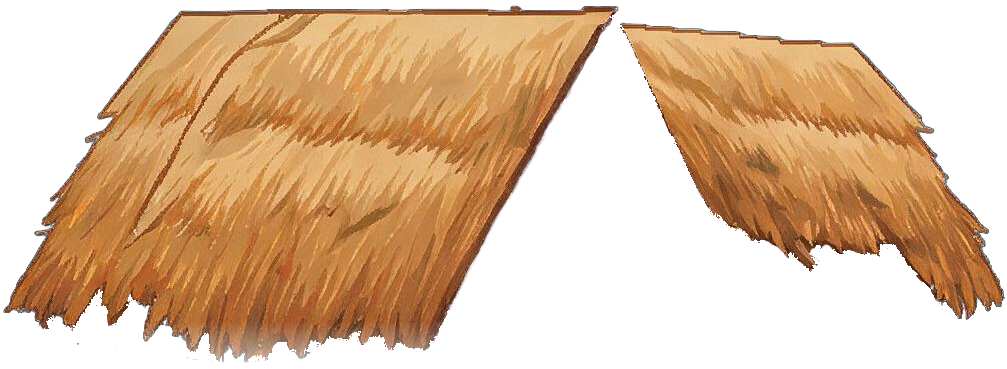
#> input picture stick-world/modules/old_buildings/assets/smithy_lv1_thatch.png, 1007 x 369 px, found by its file name
$ python filter_thatch_color.py
#> lines starting #> are read from the running program, lines starting #| are printed output that depends on the picture; after the words box and inside, x2 and y2 are one past the last pixel; in counts of white or black regions, pixels touching at a corner belong together
"""
smithy_lv1_thatch.png 后处理 — 去掉木架和黑色伪影

在 SAM mask 基础上做颜色过滤，只保留茅草色（H: 10-35, S: 25+, V: 40+）
"""

import os
import sys
from pathlib import Path

import numpy as np
from PIL import Image

SRC = Path(r"F:\VSCode\game-2\stick-world\modules\old_buildings\assets\smithy_lv1_thatch.png")
DST = SRC

# 茅草色 HSV 阈值 (PIL/Pillow 的 HSV 是 H: 0-255, S: 0-255, V: 0-255)
H_MIN, H_MAX = 25, 50       # 收紧到纯金黄区, 排除木架偏红棕
S_MIN = 40                  # 排除低饱和灰褐
V_MIN = 75                  # 排除暗色木架/阴影

# 也允许一些棕红色
ALLOW_BROWN_H = (160, 30)   # 棕红范围 (HSV 环形: 160-180 + 0-30)


def is_thatch_color(rgb_uint8: np.ndarray) -> np.ndarray:
    """返回符合茅草色范围的 bool mask (H, W)。"""
    hsv = np.array(
        Image.fromarray(rgb_uint8).convert("HSV"),
        dtype=np.int32,
    )
    h, s, v = hsv[..., 0], hsv[..., 1], hsv[..., 2]

    return (
        (s >= S_MIN) &
        (v >= V_MIN) &
        (
            ((h >= H_MIN) & (h <= H_MAX)) |  # 主金黄区
            ((h >= ALLOW_BROWN_H[0]) | (h <= ALLOW_BROWN_H[1]))  # 棕红边界
        )
    )


def main() -> int:
    if not SRC.exists():
        print(f"[ERR] 源文件不存在: {SRC}", file=sys.stderr)
        return 1

    print(f"[INFO] 读取: {SRC.name}")
    img = Image.open(SRC).convert("RGBA")
#> img is the input picture: PIL image 1007x369 RGBA; mean R, G, B, A 131.9, 90.2, 53.3, 138.6
    arr = np.array(img)
    h, w, _ = arr.shape
#> h = 369; w = 1007
    print(f"[INFO] 尺寸: {w}x{h}")
#| [INFO] 尺寸: 1007x369

    # 当前 alpha 通道
    alpha = arr[..., 3]
    # RGB
    rgb = arr[..., :3]

    # 在现有 mask 区域里过滤颜色
    is_thatch = is_thatch_color(rgb)
#> in is_thatch_color, `hsv = np.array( Image.fromarray(rgb_uint8).convert("HSV"), dtype=np.in..`:
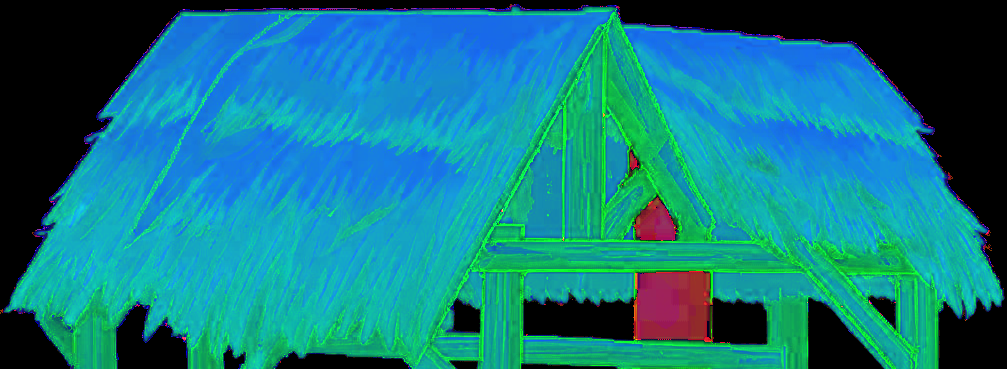
#> hsv: shape (369, 1007, 3) int32; mean R, G, B 17.5, 120.5, 132
#> in is_thatch_color, `h, s, v = hsv[..., 0], hsv[..., 1], hsv[..., 2]`:
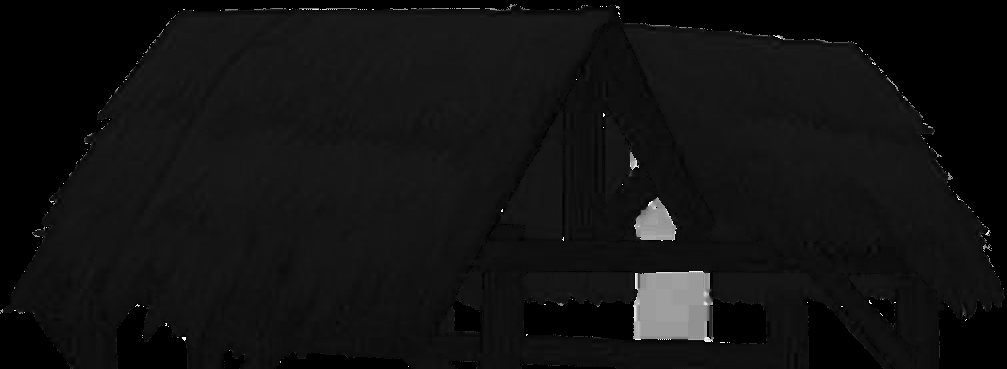
#> h: shape (369, 1007) int32; min 0, max 254, mean 17.5
#> in is_thatch_color, `h, s, v = hsv[..., 0], hsv[..., 1], hsv[..., 2]`:
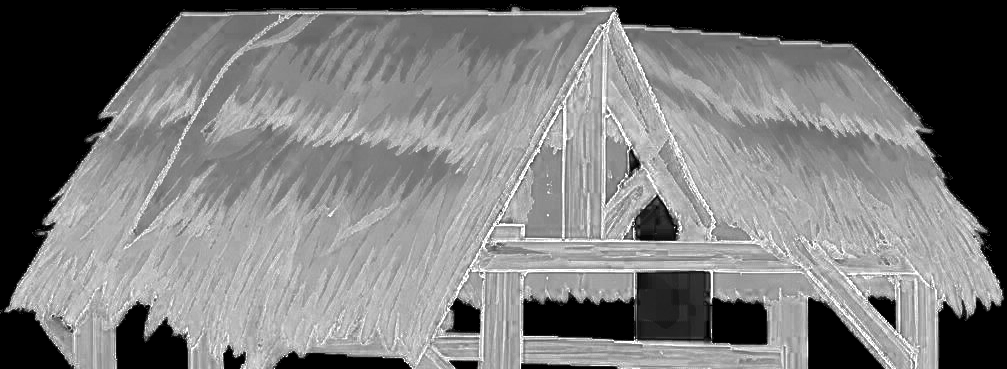
#> s: shape (369, 1007) int32; min 0, max 255, mean 120.5
#> in is_thatch_color, `h, s, v = hsv[..., 0], hsv[..., 1], hsv[..., 2]`:
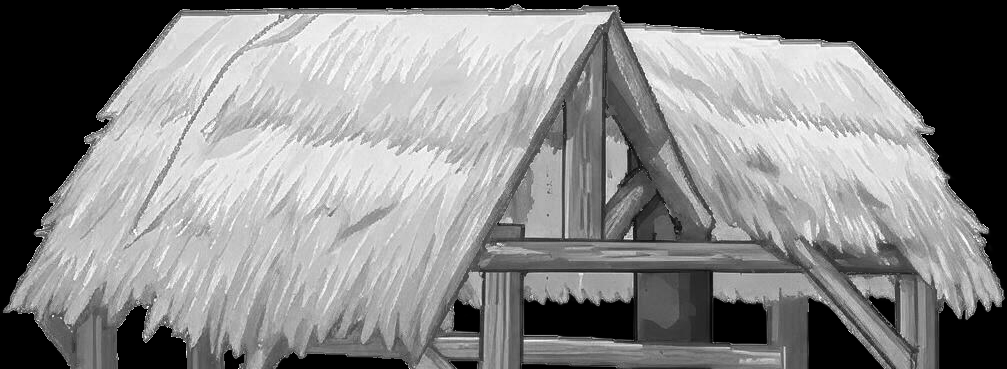
#> v: shape (369, 1007) int32; min 0, max 255, mean 132
#> in is_thatch_color, `return ( (s >= S_MIN) & (v >= V_MIN) & ( ((h >= H_MIN) & (h <= H_MAX)) |`:
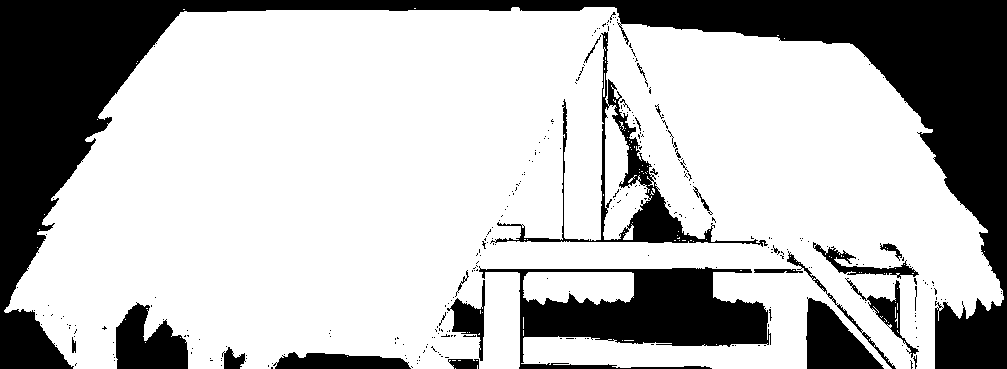
#> returned value: shape (369, 1007) bool; 72.2% white; 301 black regions (273 under 20 px), largest, box (x1, y1, x2, y2) and area: (0, 0, 1007, 369) 70550, (479, 266, 771, 369) 14088, (490, 32, 768, 247) 5050
    new_alpha = np.where(is_thatch, alpha, 0).astype(np.uint8)

    # 清理孤立小点 (小于 100 像素的连通域直接干掉)
    from scipy import ndimage
    labels, num = ndimage.label(new_alpha > 0)
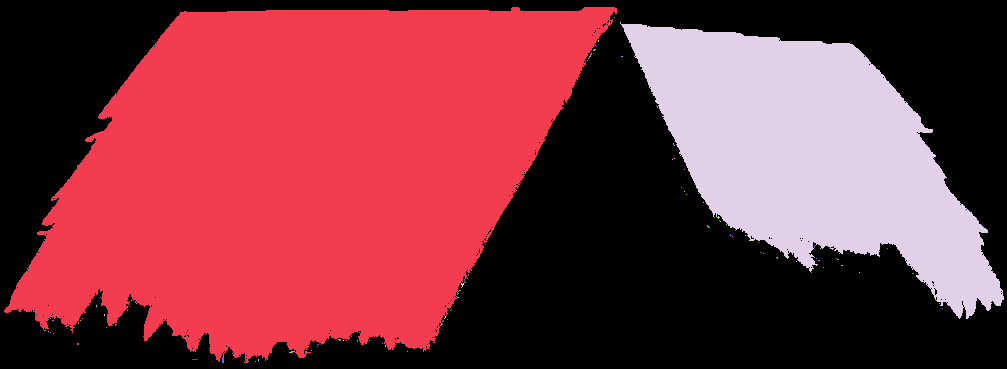
#> labels: shape (369, 1007) int32; 124 distinct labels, from 0 to 123; one colour per label, 0 black
#> num = 123
    sizes = ndimage.sum(new_alpha > 0, labels, range(1, num + 1))
#> sizes = 123 values, max 144748 at index 0, min 1 at index 1, mean 1645.9
    keep_mask = np.zeros_like(new_alpha, dtype=bool)
    for i, size in enumerate(sizes):
        if size >= 100:  # 至少 100 像素
            keep_mask |= (labels == (i + 1))
#> this loop made 123 passes
#> size on passes 1 to 12: 144748, 1, 2, 57477, 2, 1, 1, 4, 7, 2, 1, 1
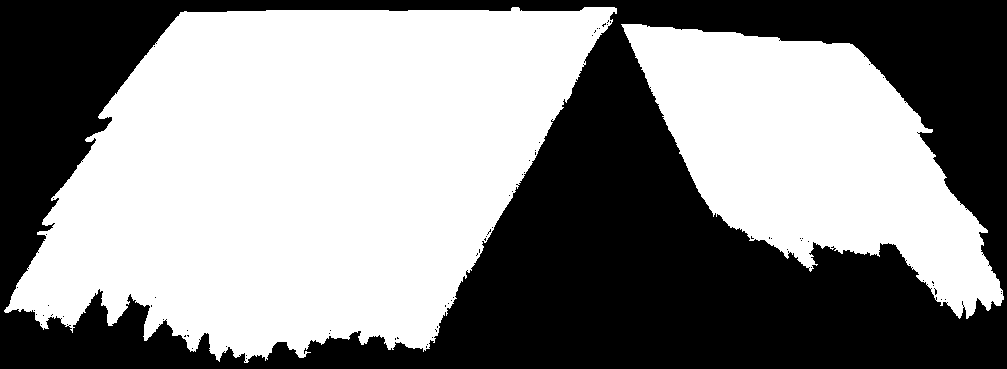
#> keep_mask: shape (369, 1007) bool; 54.4% white; 78 black regions (77 under 20 px), largest, box (x1, y1, x2, y2) and area: (0, 0, 1007, 369) 169222
    new_alpha = np.where(keep_mask, new_alpha, 0).astype(np.uint8)

    arr[..., 3] = new_alpha
    out = Image.fromarray(arr)

    out.save(DST, "PNG")
    print(f"[OK]  写入: {DST.name}  (前景像素: {int((new_alpha>0).sum()):,})")
#| [OK]  写入: F:\VSCode\game-2\stick-world\modules\old_buildings\assets\smithy_lv1_thatch.png  (前景像素: 202,225)
    return 0


if __name__ == "__main__":
    sys.exit(main())
#> (the program exits here)

$ run again, with stick-world/modules/old_buildings/assets/smithy_lv1.png copied over stick-world/modules/old_buildings/assets/smithy_lv1_thatch.png
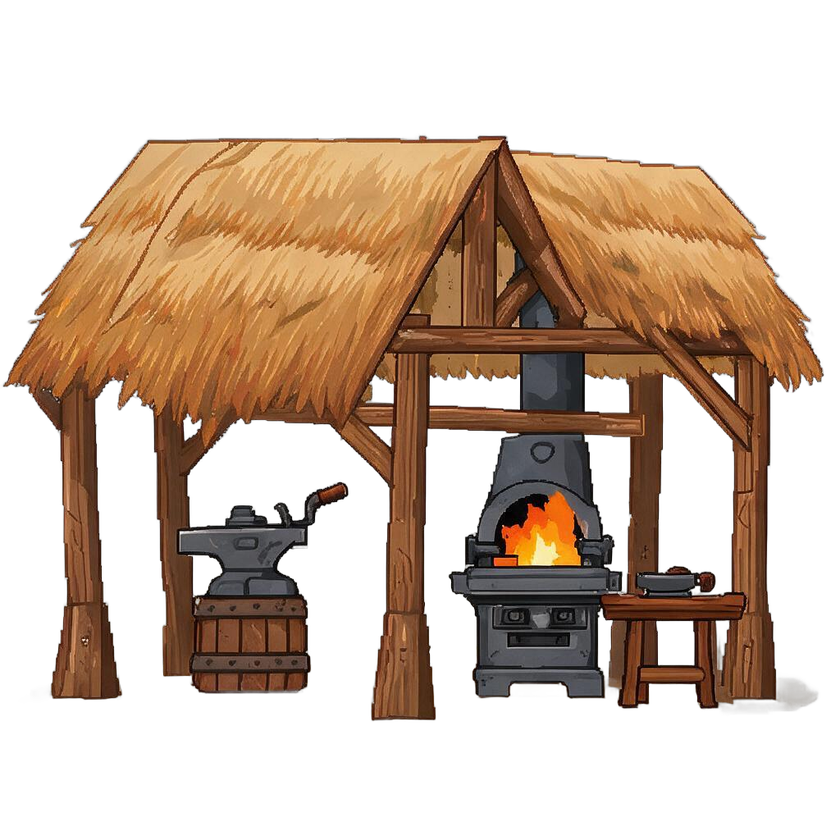
#> input picture stick-world/modules/old_buildings/assets/smithy_lv1.png, 840 x 840 px, shrunk from 1024 x 1024 before the run, found by its file name
#> in main, img is the input picture: PIL image 840x840 RGBA; mean R, G, B, A 62.4, 42.7, 27, 109.4
#| [INFO] 尺寸: 840x840
#> in main, `labels, num = ndimage.label(new_alpha > 0)`:
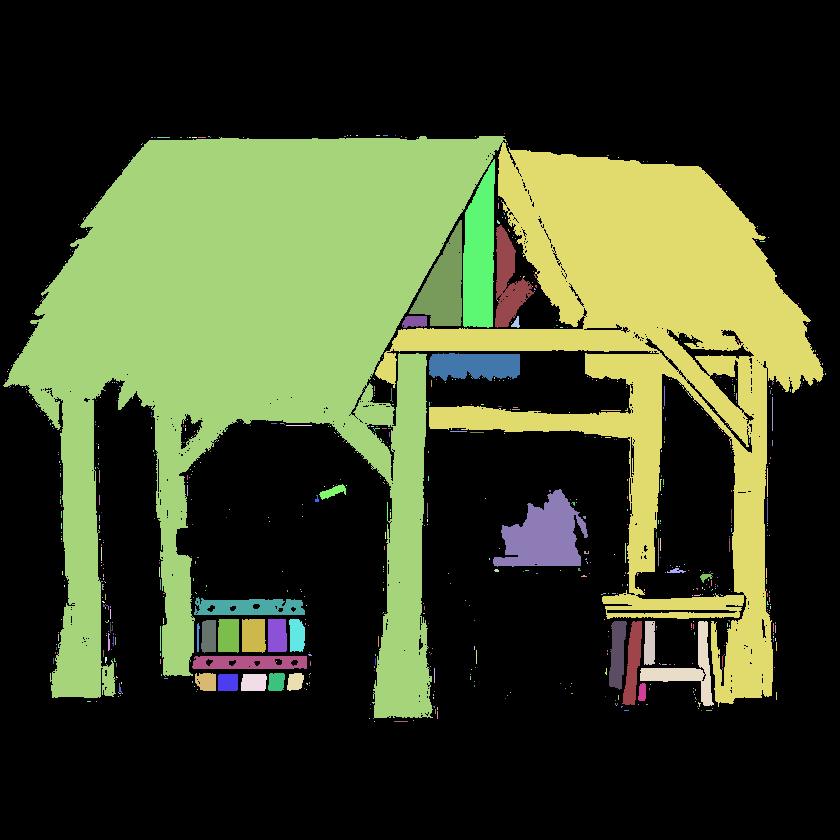
#> labels: shape (840, 840) int32; 860 distinct labels, from 0 to 859; one colour per label, 0 black
#> num = 859
#> sizes = 859 values, max 133987 at index 10, min 1 at index 0, mean 283
#> the loop in main, `for i, size in enumerate(sizes):` made 859 passes
#> size on passes 1 to 3: 1, 1, 1
#> in main, `arr[..., 3] = new_alpha`:
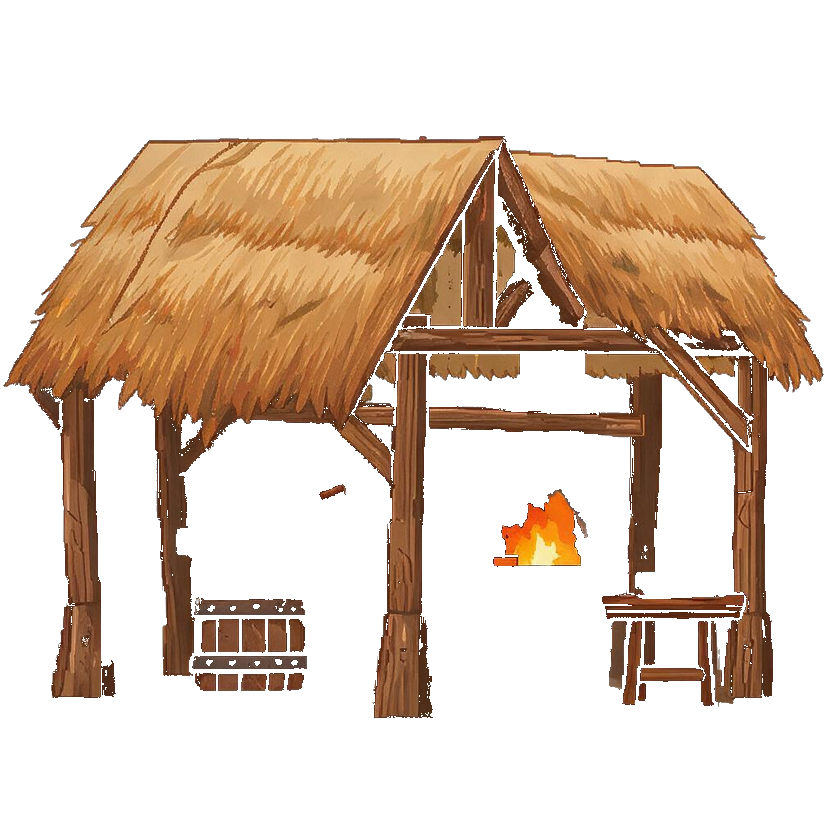
#> arr: shape (840, 840, 4); mean R, G, B, A 62.4, 42.7, 27, 86.4; transparent parts drawn white
#| [OK]  写入: F:\VSCode\game-2\stick-world\modules\old_buildings\assets\smithy_lv1_thatch.png  (前景像素: 240,769)

$ run again, with stick-world/modules/old_buildings/assets/smithy_lv2.png copied over stick-world/modules/old_buildings/assets/smithy_lv1_thatch.png
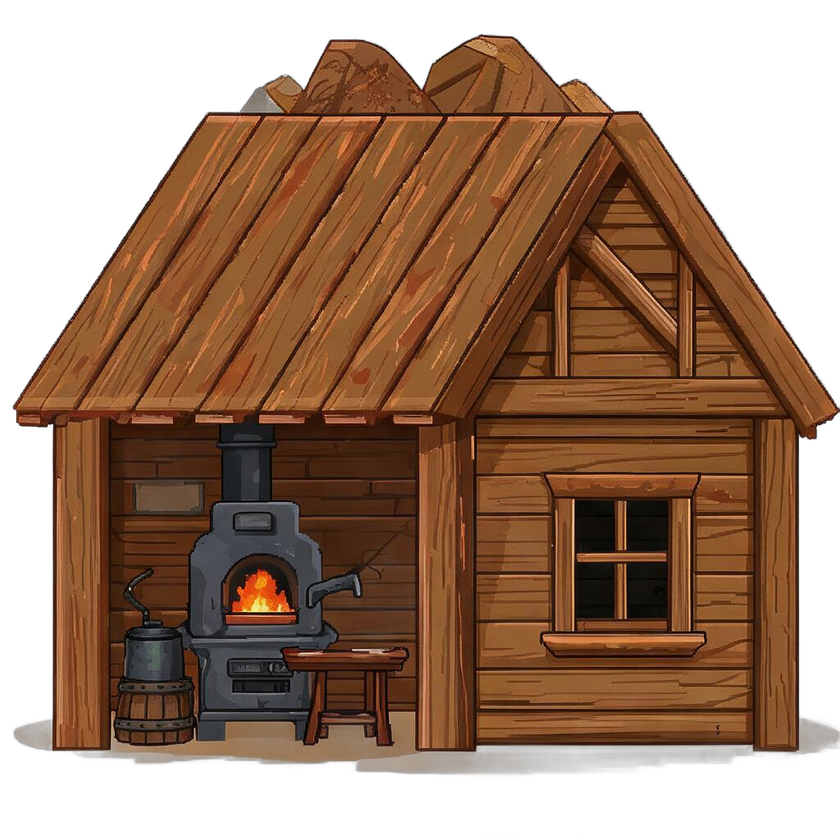
#> input picture stick-world/modules/old_buildings/assets/smithy_lv2.png, 840 x 840 px, shrunk from 1024 x 1024 before the run, found by its file name
#> in main, img is the input picture: PIL image 840x840 RGBA; mean R, G, B, A 75.9, 46, 26, 167.1
#| [INFO] 尺寸: 840x840
#> in main, `labels, num = ndimage.label(new_alpha > 0)`:
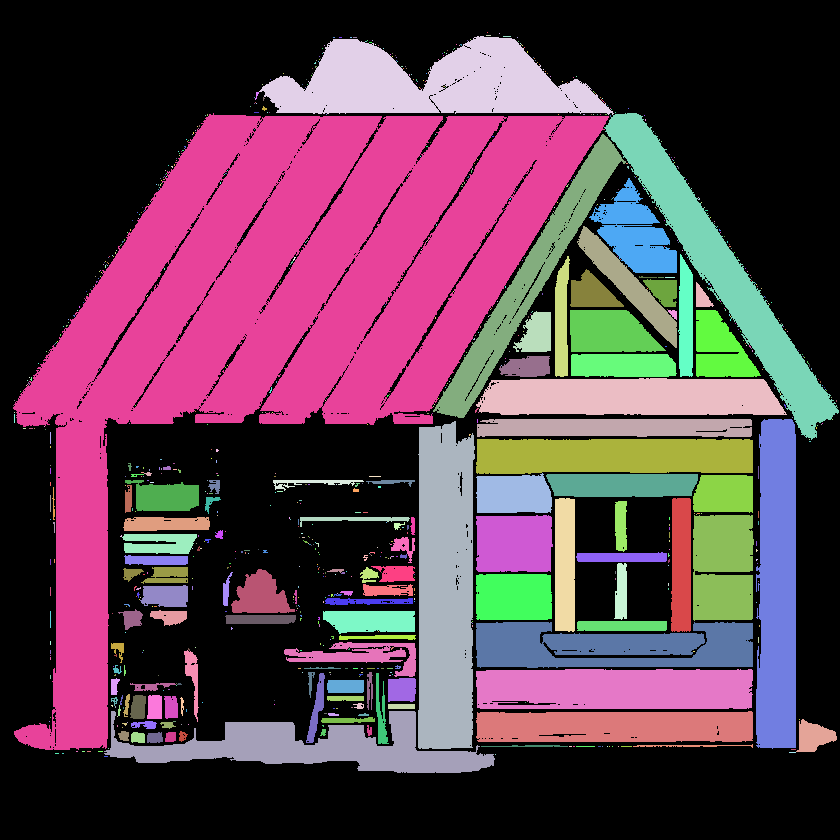
#> labels: shape (840, 840) int32; 953 distinct labels, from 0 to 952; one colour per label, 0 black
#> num = 952
#> sizes = 952 values, max 138006 at index 123, min 1 at index 0, mean 367
#> the loop in main, `for i, size in enumerate(sizes):` made 952 passes
#> size on passes 1 to 3: 1, 1, 5
#> in main, `arr[..., 3] = new_alpha`:
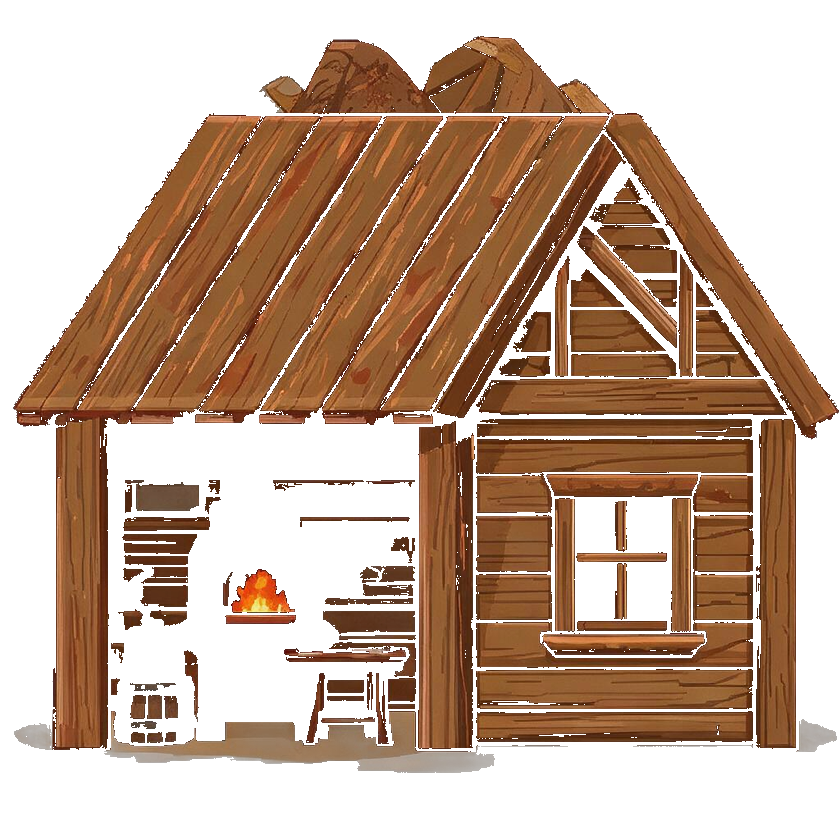
#> arr: shape (840, 840, 4); mean R, G, B, A 75.9, 46, 26, 123.1; transparent parts drawn white
#| [OK]  写入: F:\VSCode\game-2\stick-world\modules\old_buildings\assets\smithy_lv1_thatch.png  (前景像素: 346,423)
